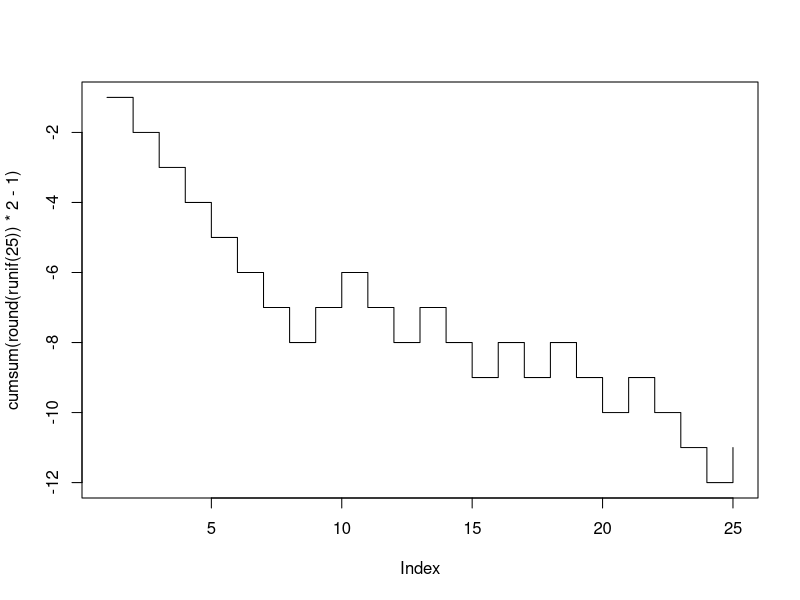
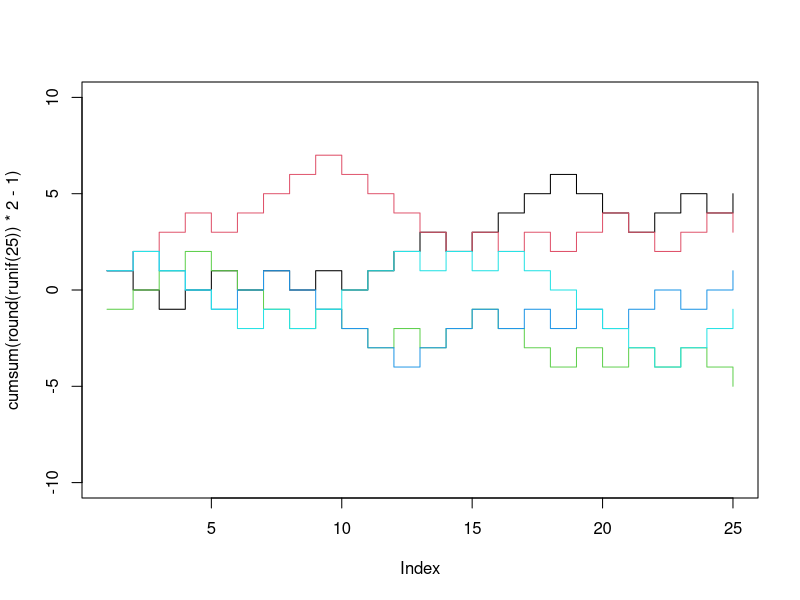
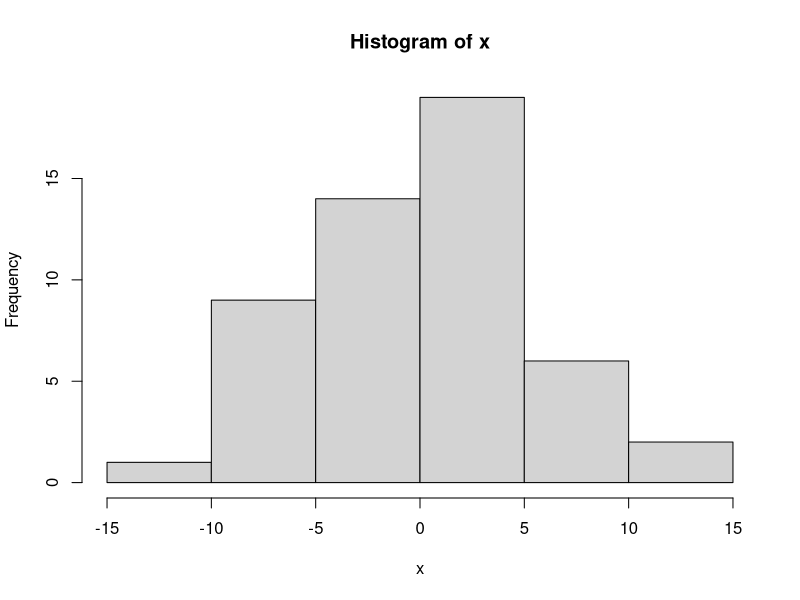
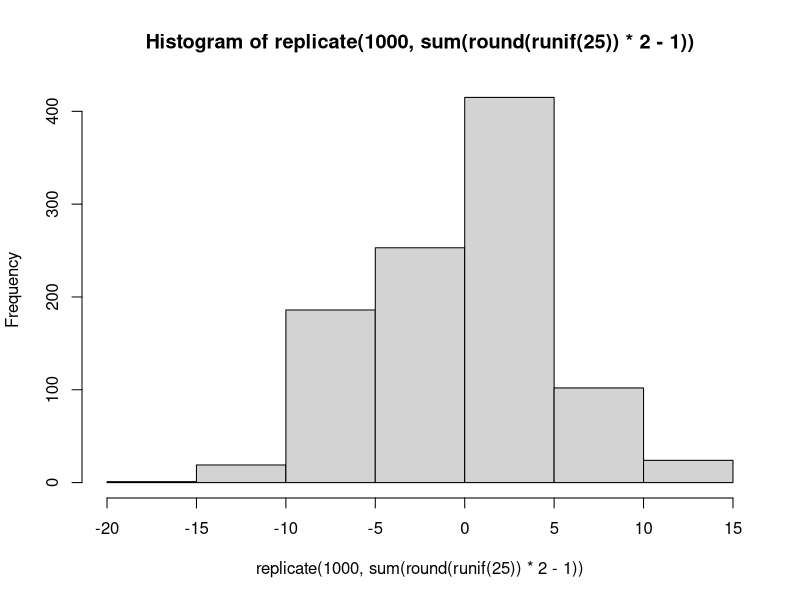

Here is the R script that generated these plots, in order:
## #############################################################################
## a techie intro into repetitive tasks
## #############################################################################

for (counter in 1:5) {
    print(counter)
}

## looping
set.seed(9)
plot(cumsum(round(runif(25))*2 - 1), type = 's')
plot(cumsum(round(runif(25))*2 - 1), type = 's', ylim = c(-10, 10))
for (counter in 2:5) {
  lines(cumsum(round(runif(25))*2 - 1), type = 's', col = counter)
}

set.seed(9)
sum(round(runif(25))*2 - 1)
sum(round(runif(25))*2 - 1)
sum(round(runif(25))*2 - 1)
sum(round(runif(25))*2 - 1)
sum(round(runif(25))*2 - 1)

## TODO check the distribution of values after the 25th iteration
set.seed(9)
x <- sum(round(runif(25))*2 - 1)
for (i in 1:50) { # 1000
    x <- c(x, sum(round(runif(25))*2 - 1))
}
hist(x)
## rings a bell?

hist(replicate(1000, sum(round(runif(25))*2 - 1)))

## do something until ...
set.seed(9)
x <- sum(round(runif(25))*2 - 1)
for (i in 1:5000) {
    if (x > 20) {
        print('found it!')
        break()
    }
    x <- sum(round(runif(25))*2 - 1)
}
## increase x to 15
## increase x to 20 -> increase counter -> Inf -> while?

set.seed(9)
x <- sum(round(runif(25))*2 - 1)
while (x < 20) {
    x <- sum(round(runif(25))*2 - 1)
}

set.seed(9)
x <- sum(round(runif(25))*2 - 1)
counter <- 0
while (x < 20) {
    counter <- counter + 1
    x <- sum(round(runif(25))*2 - 1)
}

## we know for loops and if conditions!
